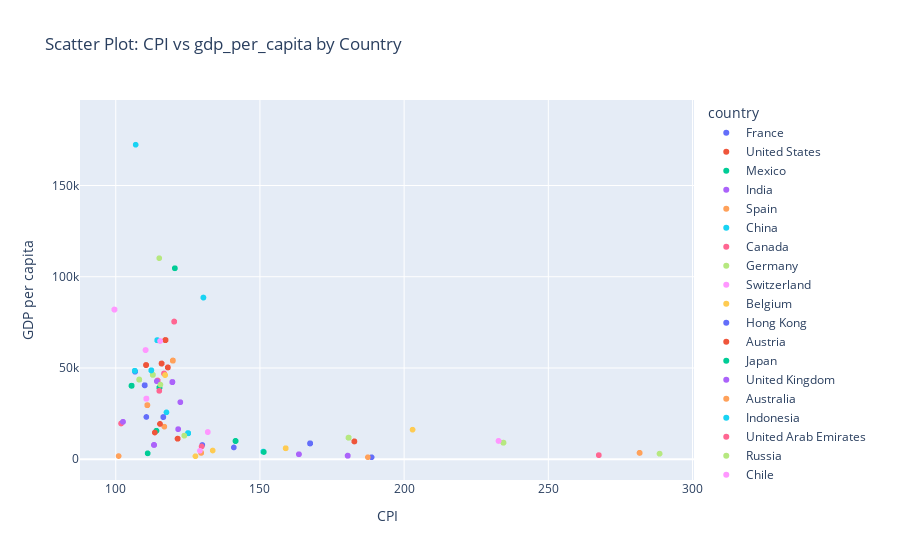

Notebook cell for this chart:
### Markdown cell above
Biểu hiện của sự phát triển bền vững kinh tế của một quốc gia đến từ nhiều yếu tố, trong đó có thể xem xét mối quan hệ giữa **CPI và GDP per capita**

### Code cell
# Tạo Scatter plot
fig = px.scatter(df, x='cpi_country', y='gdp_per_capita', color='country',
                 title='Scatter Plot: CPI vs gdp_per_capita by Country',
                 labels={'country': 'country','cpi_country': 'CPI', 'gdp_per_capita': 'GDP per capita'})

# Hiển thị biểu đồ
fig.show()
